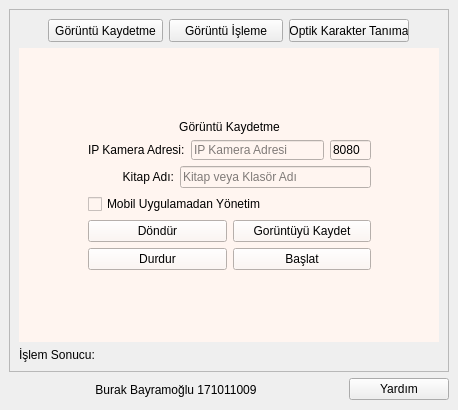
<?xml version="1.0" encoding="UTF-8"?>
<ui version="4.0">
 <class>MainWindow</class>
 <widget class="QMainWindow" name="MainWindow">
  <property name="geometry">
   <rect>
    <x>0</x>
    <y>0</y>
    <width>458</width>
    <height>410</height>
   </rect>
  </property>
  <property name="minimumSize">
   <size>
    <width>458</width>
    <height>410</height>
   </size>
  </property>
  <property name="windowTitle">
   <string>Burak Scanner</string>
  </property>
  <widget class="QWidget" name="centralwidget">
   <layout class="QGridLayout" name="gridLayout_3">
    <item row="1" column="0">
     <layout class="QHBoxLayout" name="horizontalLayout_13">
      <item>
       <widget class="QLabel" name="label_burakbayramoglu">
        <property name="minimumSize">
         <size>
          <width>323</width>
          <height>23</height>
         </size>
        </property>
        <property name="text">
         <string>Burak Bayramoğlu 171011009</string>
        </property>
        <property name="alignment">
         <set>Qt::AlignCenter</set>
        </property>
       </widget>
      </item>
      <item>
       <widget class="QPushButton" name="pushButton_yardim">
        <property name="maximumSize">
         <size>
          <width>100</width>
          <height>16777215</height>
         </size>
        </property>
        <property name="text">
         <string>Yardım</string>
        </property>
       </widget>
      </item>
     </layout>
    </item>
    <item row="0" column="0">
     <widget class="QFrame" name="frame">
      <property name="minimumSize">
       <size>
        <width>440</width>
        <height>284</height>
       </size>
      </property>
      <property name="frameShape">
       <enum>QFrame::StyledPanel</enum>
      </property>
      <property name="frameShadow">
       <enum>QFrame::Raised</enum>
      </property>
      <layout class="QGridLayout" name="gridLayout_5">
       <item row="0" column="0">
        <layout class="QHBoxLayout" name="horizontalLayout_3">
         <item>
          <spacer name="horizontalSpacer_6">
           <property name="orientation">
            <enum>Qt::Horizontal</enum>
           </property>
           <property name="sizeHint" stdset="0">
            <size>
             <width>40</width>
             <height>20</height>
            </size>
           </property>
          </spacer>
         </item>
         <item>
          <widget class="QPushButton" name="pushButton_kaydetmesayfasi">
           <property name="minimumSize">
            <size>
             <width>115</width>
             <height>23</height>
            </size>
           </property>
           <property name="maximumSize">
            <size>
             <width>98</width>
             <height>23</height>
            </size>
           </property>
           <property name="text">
            <string>Görüntü Kaydetme</string>
           </property>
          </widget>
         </item>
         <item>
          <widget class="QPushButton" name="pushButton_goruntuislemesayfasi">
           <property name="minimumSize">
            <size>
             <width>114</width>
             <height>23</height>
            </size>
           </property>
           <property name="maximumSize">
            <size>
             <width>114</width>
             <height>23</height>
            </size>
           </property>
           <property name="text">
            <string>Görüntü İşleme</string>
           </property>
          </widget>
         </item>
         <item>
          <widget class="QPushButton" name="pushButton_ocrsayfasi">
           <property name="minimumSize">
            <size>
             <width>120</width>
             <height>23</height>
            </size>
           </property>
           <property name="maximumSize">
            <size>
             <width>114</width>
             <height>23</height>
            </size>
           </property>
           <property name="text">
            <string>Optik Karakter Tanıma</string>
           </property>
          </widget>
         </item>
         <item>
          <spacer name="horizontalSpacer_5">
           <property name="orientation">
            <enum>Qt::Horizontal</enum>
           </property>
           <property name="sizeHint" stdset="0">
            <size>
             <width>40</width>
             <height>20</height>
            </size>
           </property>
          </spacer>
         </item>
        </layout>
       </item>
       <item row="1" column="0">
        <widget class="QStackedWidget" name="stackedWidget">
         <property name="styleSheet">
          <string notr="true">background-color: rgb(255, 245,240);</string>
         </property>
         <property name="currentIndex">
          <number>0</number>
         </property>
         <widget class="QWidget" name="page_capture">
          <layout class="QGridLayout" name="gridLayout">
           <item row="0" column="0">
            <layout class="QHBoxLayout" name="horizontalLayout_4">
             <item>
              <spacer name="horizontalSpacer">
               <property name="orientation">
                <enum>Qt::Horizontal</enum>
               </property>
               <property name="sizeHint" stdset="0">
                <size>
                 <width>40</width>
                 <height>20</height>
                </size>
               </property>
              </spacer>
             </item>
             <item>
              <layout class="QVBoxLayout" name="verticalLayout">
               <item>
                <spacer name="verticalSpacer_4">
                 <property name="orientation">
                  <enum>Qt::Vertical</enum>
                 </property>
                 <property name="sizeHint" stdset="0">
                  <size>
                   <width>228</width>
                   <height>25</height>
                  </size>
                 </property>
                </spacer>
               </item>
               <item>
                <widget class="QLabel" name="label_goruntukaydetme">
                 <property name="text">
                  <string>Görüntü Kaydetme</string>
                 </property>
                 <property name="alignment">
                  <set>Qt::AlignCenter</set>
                 </property>
                </widget>
               </item>
               <item>
                <layout class="QHBoxLayout" name="horizontalLayout_2">
                 <item>
                  <widget class="QLabel" name="label_ipcameraadresi">
                   <property name="text">
                    <string>IP Kamera Adresi:</string>
                   </property>
                  </widget>
                 </item>
                 <item>
                  <widget class="QLineEdit" name="lineEdit_ipcameraadresi">
                   <property name="minimumSize">
                    <size>
                     <width>133</width>
                     <height>20</height>
                    </size>
                   </property>
                   <property name="maximumSize">
                    <size>
                     <width>133</width>
                     <height>20</height>
                    </size>
                   </property>
                   <property name="placeholderText">
                    <string>IP Kamera Adresi</string>
                   </property>
                  </widget>
                 </item>
                 <item>
                  <widget class="QLineEdit" name="lineEdit_port">
                   <property name="minimumSize">
                    <size>
                     <width>41</width>
                     <height>20</height>
                    </size>
                   </property>
                   <property name="maximumSize">
                    <size>
                     <width>41</width>
                     <height>20</height>
                    </size>
                   </property>
                   <property name="text">
                    <string>8080</string>
                   </property>
                   <property name="placeholderText">
                    <string>Port</string>
                   </property>
                  </widget>
                 </item>
                </layout>
               </item>
               <item>
                <layout class="QHBoxLayout" name="horizontalLayout_12">
                 <item>
                  <widget class="QLabel" name="label_kitapadi">
                   <property name="minimumSize">
                    <size>
                     <width>86</width>
                     <height>20</height>
                    </size>
                   </property>
                   <property name="text">
                    <string>Kitap Adı:</string>
                   </property>
                   <property name="alignment">
                    <set>Qt::AlignRight|Qt::AlignTrailing|Qt::AlignVCenter</set>
                   </property>
                  </widget>
                 </item>
                 <item>
                  <widget class="QLineEdit" name="lineEdit_kitapadi">
                   <property name="placeholderText">
                    <string>Kitap veya Klasör Adı</string>
                   </property>
                  </widget>
                 </item>
                </layout>
               </item>
               <item>
                <widget class="QCheckBox" name="checkBox_mobiluygulama">
                 <property name="text">
                  <string>Mobil Uygulamadan Yönetim</string>
                 </property>
                </widget>
               </item>
               <item>
                <layout class="QHBoxLayout" name="horizontalLayout_11">
                 <item>
                  <widget class="QPushButton" name="pushButton_dondur">
                   <property name="text">
                    <string>Döndür</string>
                   </property>
                  </widget>
                 </item>
                 <item>
                  <widget class="QPushButton" name="pushButton_kaydet">
                   <property name="text">
                    <string>Gorüntüyü Kaydet</string>
                   </property>
                  </widget>
                 </item>
                </layout>
               </item>
               <item>
                <layout class="QHBoxLayout" name="horizontalLayout">
                 <item>
                  <widget class="QPushButton" name="pushButton_capturedurdur">
                   <property name="text">
                    <string>Durdur</string>
                   </property>
                  </widget>
                 </item>
                 <item>
                  <widget class="QPushButton" name="pushButton_capturebaslat">
                   <property name="text">
                    <string>Başlat</string>
                   </property>
                  </widget>
                 </item>
                </layout>
               </item>
               <item>
                <spacer name="verticalSpacer">
                 <property name="orientation">
                  <enum>Qt::Vertical</enum>
                 </property>
                 <property name="sizeHint" stdset="0">
                  <size>
                   <width>226</width>
                   <height>26</height>
                  </size>
                 </property>
                </spacer>
               </item>
              </layout>
             </item>
             <item>
              <spacer name="horizontalSpacer_2">
               <property name="orientation">
                <enum>Qt::Horizontal</enum>
               </property>
               <property name="sizeHint" stdset="0">
                <size>
                 <width>40</width>
                 <height>20</height>
                </size>
               </property>
              </spacer>
             </item>
            </layout>
           </item>
          </layout>
         </widget>
         <widget class="QWidget" name="page_goruntuisleme">
          <layout class="QGridLayout" name="gridLayout_6">
           <item row="0" column="0">
            <layout class="QVBoxLayout" name="verticalLayout_5">
             <item>
              <spacer name="verticalSpacer_8">
               <property name="orientation">
                <enum>Qt::Vertical</enum>
               </property>
               <property name="sizeHint" stdset="0">
                <size>
                 <width>20</width>
                 <height>40</height>
                </size>
               </property>
              </spacer>
             </item>
             <item>
              <spacer name="verticalSpacer_6">
               <property name="orientation">
                <enum>Qt::Vertical</enum>
               </property>
               <property name="sizeHint" stdset="0">
                <size>
                 <width>20</width>
                 <height>40</height>
                </size>
               </property>
              </spacer>
             </item>
             <item>
              <layout class="QVBoxLayout" name="verticalLayout_4">
               <item>
                <widget class="QLabel" name="label">
                 <property name="enabled">
                  <bool>true</bool>
                 </property>
                 <property name="minimumSize">
                  <size>
                   <width>297</width>
                   <height>13</height>
                  </size>
                 </property>
                 <property name="text">
                  <string>Görüntü İşleme</string>
                 </property>
                 <property name="alignment">
                  <set>Qt::AlignCenter</set>
                 </property>
                </widget>
               </item>
               <item>
                <layout class="QHBoxLayout" name="horizontalLayout_14">
                 <item>
                  <widget class="QLabel" name="label_islemedosyaskonumu">
                   <property name="text">
                    <string>Dosya Konumu:</string>
                   </property>
                  </widget>
                 </item>
                 <item>
                  <widget class="QLineEdit" name="lineEdit_goruntuislemedosyakonumu"/>
                 </item>
                 <item>
                  <widget class="QPushButton" name="pushButton_goruntuislemesec">
                   <property name="text">
                    <string>Seç</string>
                   </property>
                  </widget>
                 </item>
                </layout>
               </item>
               <item>
                <layout class="QHBoxLayout" name="horizontalLayout_10">
                 <item>
                  <spacer name="horizontalSpacer_8">
                   <property name="orientation">
                    <enum>Qt::Horizontal</enum>
                   </property>
                   <property name="sizeHint" stdset="0">
                    <size>
                     <width>40</width>
                     <height>20</height>
                    </size>
                   </property>
                  </spacer>
                 </item>
                 <item>
                  <widget class="QPushButton" name="pushButton_goruntuislemedurdur">
                   <property name="minimumSize">
                    <size>
                     <width>100</width>
                     <height>23</height>
                    </size>
                   </property>
                   <property name="maximumSize">
                    <size>
                     <width>100</width>
                     <height>23</height>
                    </size>
                   </property>
                   <property name="text">
                    <string>Durdur</string>
                   </property>
                  </widget>
                 </item>
                 <item>
                  <widget class="QPushButton" name="pushButton_goruntuislemebasla">
                   <property name="minimumSize">
                    <size>
                     <width>100</width>
                     <height>23</height>
                    </size>
                   </property>
                   <property name="maximumSize">
                    <size>
                     <width>100</width>
                     <height>23</height>
                    </size>
                   </property>
                   <property name="text">
                    <string>Başlat</string>
                   </property>
                  </widget>
                 </item>
                 <item>
                  <spacer name="horizontalSpacer_9">
                   <property name="orientation">
                    <enum>Qt::Horizontal</enum>
                   </property>
                   <property name="sizeHint" stdset="0">
                    <size>
                     <width>40</width>
                     <height>20</height>
                    </size>
                   </property>
                  </spacer>
                 </item>
                </layout>
               </item>
              </layout>
             </item>
             <item>
              <spacer name="verticalSpacer_5">
               <property name="orientation">
                <enum>Qt::Vertical</enum>
               </property>
               <property name="sizeHint" stdset="0">
                <size>
                 <width>20</width>
                 <height>40</height>
                </size>
               </property>
              </spacer>
             </item>
            </layout>
           </item>
           <item row="1" column="0">
            <layout class="QHBoxLayout" name="horizontalLayout_15">
             <item>
              <spacer name="horizontalSpacer_7">
               <property name="orientation">
                <enum>Qt::Horizontal</enum>
               </property>
               <property name="sizeHint" stdset="0">
                <size>
                 <width>40</width>
                 <height>20</height>
                </size>
               </property>
              </spacer>
             </item>
             <item>
              <layout class="QVBoxLayout" name="verticalLayout_6">
               <item>
                <spacer name="verticalSpacer_7">
                 <property name="orientation">
                  <enum>Qt::Vertical</enum>
                 </property>
                 <property name="sizeHint" stdset="0">
                  <size>
                   <width>20</width>
                   <height>40</height>
                  </size>
                 </property>
                </spacer>
               </item>
               <item>
                <widget class="QPushButton" name="pushButton_goruntuislemeayarlar">
                 <property name="text">
                  <string>Ayarlar</string>
                 </property>
                </widget>
               </item>
              </layout>
             </item>
            </layout>
           </item>
          </layout>
         </widget>
         <widget class="QWidget" name="page_ocr">
          <layout class="QGridLayout" name="gridLayout_4">
           <item row="0" column="0">
            <layout class="QHBoxLayout" name="horizontalLayout_9">
             <item>
              <spacer name="horizontalSpacer_3">
               <property name="orientation">
                <enum>Qt::Horizontal</enum>
               </property>
               <property name="sizeHint" stdset="0">
                <size>
                 <width>40</width>
                 <height>20</height>
                </size>
               </property>
              </spacer>
             </item>
             <item>
              <layout class="QVBoxLayout" name="verticalLayout_3">
               <item>
                <spacer name="verticalSpacer_3">
                 <property name="orientation">
                  <enum>Qt::Vertical</enum>
                 </property>
                 <property name="sizeHint" stdset="0">
                  <size>
                   <width>20</width>
                   <height>40</height>
                  </size>
                 </property>
                </spacer>
               </item>
               <item>
                <layout class="QVBoxLayout" name="verticalLayout_2">
                 <item>
                  <widget class="QLabel" name="label_optikkaraktertanima_2">
                   <property name="minimumSize">
                    <size>
                     <width>106</width>
                     <height>16</height>
                    </size>
                   </property>
                   <property name="text">
                    <string>Optik Karakter Tanıma</string>
                   </property>
                   <property name="alignment">
                    <set>Qt::AlignCenter</set>
                   </property>
                  </widget>
                 </item>
                 <item>
                  <layout class="QHBoxLayout" name="horizontalLayout_5">
                   <item>
                    <widget class="QLabel" name="label_konum">
                     <property name="minimumSize">
                      <size>
                       <width>74</width>
                       <height>20</height>
                      </size>
                     </property>
                     <property name="text">
                      <string>Dosya Konumu:</string>
                     </property>
                     <property name="alignment">
                      <set>Qt::AlignRight|Qt::AlignTrailing|Qt::AlignVCenter</set>
                     </property>
                    </widget>
                   </item>
                   <item>
                    <widget class="QLineEdit" name="lineEdit_konum">
                     <property name="minimumSize">
                      <size>
                       <width>133</width>
                       <height>20</height>
                      </size>
                     </property>
                     <property name="placeholderText">
                      <string>Arabasevdasi</string>
                     </property>
                    </widget>
                   </item>
                   <item>
                    <widget class="QPushButton" name="pushButton_dosyakonumusec">
                     <property name="minimumSize">
                      <size>
                       <width>75</width>
                       <height>23</height>
                      </size>
                     </property>
                     <property name="text">
                      <string>Seç</string>
                     </property>
                    </widget>
                   </item>
                  </layout>
                 </item>
                 <item>
                  <layout class="QHBoxLayout" name="horizontalLayout_6">
                   <item>
                    <widget class="QLabel" name="label_dosyauzantisi">
                     <property name="minimumSize">
                      <size>
                       <width>74</width>
                       <height>20</height>
                      </size>
                     </property>
                     <property name="text">
                      <string>Dosya Uzantıları:</string>
                     </property>
                     <property name="alignment">
                      <set>Qt::AlignRight|Qt::AlignTrailing|Qt::AlignVCenter</set>
                     </property>
                    </widget>
                   </item>
                   <item>
                    <widget class="QLineEdit" name="lineEdit_uzanti">
                     <property name="minimumSize">
                      <size>
                       <width>133</width>
                       <height>20</height>
                      </size>
                     </property>
                     <property name="text">
                      <string>png,jpg,jpeg</string>
                     </property>
                     <property name="placeholderText">
                      <string>png,jpg gibi</string>
                     </property>
                    </widget>
                   </item>
                  </layout>
                 </item>
                 <item>
                  <layout class="QHBoxLayout" name="horizontalLayout_8">
                   <item>
                    <widget class="QLabel" name="label_ciktikonumu">
                     <property name="minimumSize">
                      <size>
                       <width>74</width>
                       <height>20</height>
                      </size>
                     </property>
                     <property name="layoutDirection">
                      <enum>Qt::LeftToRight</enum>
                     </property>
                     <property name="text">
                      <string>Çıktı Konumu:</string>
                     </property>
                     <property name="alignment">
                      <set>Qt::AlignRight|Qt::AlignTrailing|Qt::AlignVCenter</set>
                     </property>
                    </widget>
                   </item>
                   <item>
                    <widget class="QLineEdit" name="lineEdit_kayitkonumu">
                     <property name="minimumSize">
                      <size>
                       <width>133</width>
                       <height>20</height>
                      </size>
                     </property>
                     <property name="text">
                      <string/>
                     </property>
                     <property name="placeholderText">
                      <string>Kayıt Adresi</string>
                     </property>
                    </widget>
                   </item>
                   <item>
                    <widget class="QPushButton" name="pushButton_kayitkonumusec">
                     <property name="minimumSize">
                      <size>
                       <width>75</width>
                       <height>23</height>
                      </size>
                     </property>
                     <property name="text">
                      <string>Seç</string>
                     </property>
                    </widget>
                   </item>
                  </layout>
                 </item>
                 <item>
                  <widget class="QCheckBox" name="checkBox_sadeceislenmisgoruntukullan">
                   <property name="text">
                    <string>İçerisinde &quot;_islenmis&quot; içeren görüntüleri kullan</string>
                   </property>
                  </widget>
                 </item>
                 <item>
                  <layout class="QHBoxLayout" name="horizontalLayout_7">
                   <item>
                    <widget class="QPushButton" name="pushButton_ocrdurdur">
                     <property name="minimumSize">
                      <size>
                       <width>75</width>
                       <height>23</height>
                      </size>
                     </property>
                     <property name="text">
                      <string>Durdur</string>
                     </property>
                    </widget>
                   </item>
                   <item>
                    <widget class="QPushButton" name="pushButton_ocrbasla">
                     <property name="minimumSize">
                      <size>
                       <width>75</width>
                       <height>23</height>
                      </size>
                     </property>
                     <property name="text">
                      <string>Başlat</string>
                     </property>
                    </widget>
                   </item>
                  </layout>
                 </item>
                </layout>
               </item>
               <item>
                <spacer name="verticalSpacer_2">
                 <property name="orientation">
                  <enum>Qt::Vertical</enum>
                 </property>
                 <property name="sizeHint" stdset="0">
                  <size>
                   <width>20</width>
                   <height>40</height>
                  </size>
                 </property>
                </spacer>
               </item>
              </layout>
             </item>
             <item>
              <spacer name="horizontalSpacer_4">
               <property name="orientation">
                <enum>Qt::Horizontal</enum>
               </property>
               <property name="sizeHint" stdset="0">
                <size>
                 <width>40</width>
                 <height>20</height>
                </size>
               </property>
              </spacer>
             </item>
            </layout>
           </item>
          </layout>
         </widget>
        </widget>
       </item>
       <item row="2" column="0">
        <widget class="QLabel" name="label_cikti">
         <property name="minimumSize">
          <size>
           <width>420</width>
           <height>13</height>
          </size>
         </property>
         <property name="text">
          <string>İşlem Sonucu:</string>
         </property>
        </widget>
       </item>
      </layout>
     </widget>
    </item>
   </layout>
   <widget class="QWidget" name="layoutWidget">
    <property name="geometry">
     <rect>
      <x>0</x>
      <y>0</y>
      <width>2</width>
      <height>2</height>
     </rect>
    </property>
    <layout class="QGridLayout" name="gridLayout_2"/>
   </widget>
  </widget>
 </widget>
 <resources/>
 <connections/>
</ui>
